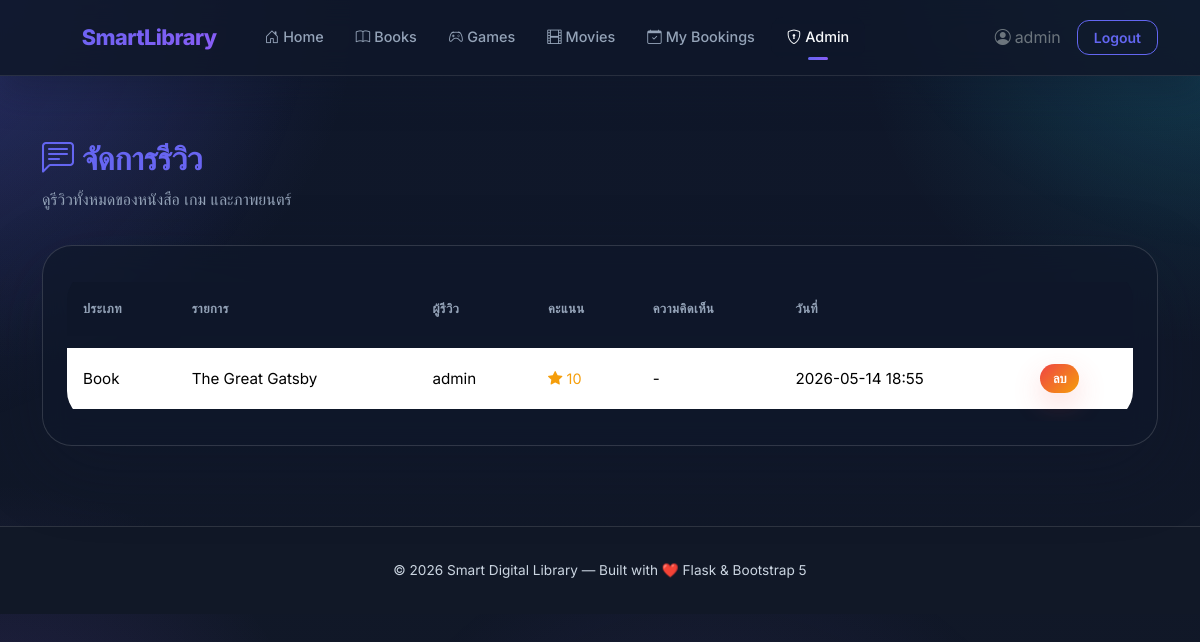
/admin/reviews (signed in), run on the app's committed database.
### tables this page shows
CREATE TABLE reviews (
    id INTEGER PRIMARY KEY AUTOINCREMENT,
    user_id INTEGER,
    item_type TEXT,
    item_id INTEGER,
    rating INTEGER,
    comment TEXT,
    created_at DATETIME DEFAULT CURRENT_TIMESTAMP
);

CREATE TABLE users (
            id INTEGER PRIMARY KEY AUTOINCREMENT,
            username TEXT UNIQUE NOT NULL,
            email TEXT UNIQUE NOT NULL,
            password_hash TEXT NOT NULL,
            role TEXT NOT NULL DEFAULT 'user',
            created_at DATETIME DEFAULT CURRENT_TIMESTAMP
        );

### blueprints/admin.py (the view)
@admin_bp.route('/reviews')
@admin_required
def manage_reviews():
    db = get_db()
    reviews = db.execute('''
        SELECT r.*, u.username,
               CASE r.item_type
                    WHEN 'book' THEN b.title
                    WHEN 'game' THEN g.name
                    WHEN 'movie' THEN m.title
               END AS item_title
        FROM reviews r
        JOIN users u ON u.id = r.user_id
        LEFT JOIN books b ON r.item_type = 'book' AND r.item_id = b.id
        LEFT JOIN games g ON r.item_type = 'game' AND r.item_id = g.id
        LEFT JOIN movies m ON r.item_type = 'movie' AND r.item_id = m.id
        ORDER BY r.created_at DESC
    ''').fetchall()
    return render_template('admin/reviews.html', reviews=reviews)

### blueprints/admin.py (called while the page is built)
def get_db():
    if 'db' not in g:
        from flask import current_app
        g.db = sqlite3.connect(current_app.config['DATABASE'])
        g.db.row_factory = sqlite3.Row
        g.db.execute("PRAGMA foreign_keys = ON")
    return g.db

def admin_required(f):
    from functools import wraps
    @wraps(f)
    def decorated(*args, **kwargs):
        if 'user_id' not in session or session.get('role') != 'admin':
            flash('คุณไม่มีสิทธิ์เข้าถึง', 'danger')
            return redirect(url_for('auth.login'))
        return f(*args, **kwargs)
    return decorated

### templates/admin/reviews.html (shortened to what this page needs)
{% extends "base.html" %}
{% block content %}
<div class="page-header">
    <h1><i class="bi bi-chat-left-text me-2"></i>จัดการรีวิว</h1>
    <p>ดูรีวิวทั้งหมดของหนังสือ เกม และภาพยนตร์</p>
</div>
<div class="glass-card">
    <div class="table-responsive">
        <table class="table table-custom mb-0">
            <thead>
                <tr>
                    <th>ประเภท</th>
                    <th>รายการ</th>
                    <th>ผู้รีวิว</th>
                    <th>คะแนน</th>
                    <th>ความคิดเห็น</th>
                    <th>วันที่</th>
                    <th></th>
                </tr>
            </thead>
            <tbody>
                {% for review in reviews %}
                <tr>
                    <td>{{ review.item_type|capitalize }}</td>
                    <td>{{ review.item_title or 'ไม่พบรายการ' }}</td>
                    <td>{{ review.username }}</td>
                    <td><span class="rating"><i class="bi bi-star-fill"></i> {{ review.rating }}</span></td>
                    <td>{{ review.comment or '-' }}</td>
                    <td>{{ review.created_at[:16] }}</td>
                    <td>
                        <form method="POST" action="{{ url_for('admin.delete_review', review_id=review.id) }}">
                            <button type="submit" class="btn btn-danger-custom btn-sm-custom" onclick="return confirm('ลบรีวิวนี้หรือไม่?')">
                                ลบ
                            </button>
                        </form>
                    </td>
                </tr>
                {% else %}
                <tr>
                    <td colspan="7" class="text-center text-secondary py-4">ยังไม่มีรีวิวในระบบ</td>
                </tr>
                {% endfor %}
            </tbody>
        </table>
    </div>
</div>
{% endblock %}

### static/css/style.css (style rules this page uses)
:root { --bg-primary: #0F172A; --bg-secondary: #111827; --bg-card: rgba(15, 23, 42, 0.82); --bg-card-hover: rgba(30, 41, 59, 0.92); --bg-glass: rgba(15, 23, 42, 0.45); --border-glass: rgba(255, 255, 255, 0.12); --text-primary: #F8FAFC; --text-secondary: #94A3B8; --text-muted: #CBD5E1; --accent-primary: #6366F1; --accent-secondary: #8B5CF6; --accent-cyan: #22D3EE; --accent-success: #10B981; --accent-warning: #F59E0B; --accent-danger: #EF4444; --accent-info: #38BDF8; --gradient-primary: linear-gradient(135deg, #6366F1 0%, #8B5CF6 100%); --gradient-secondary: linear-gradient(135deg, #22D3EE 0%, #8B5CF6 100%); --gradient-warm: linear-gradient(135deg, #A78BFA 0%, #7C3AED 100%); --gradient-sunset: linear-gradient(135deg, #F59E0B 0%, #EF4444 100%); --gradient-bg: radial-gradient(circle at top left, rgba(99, 102, 241, 0.2), transparent 25%), radial-gradient(circle at top right, rgba(34, 211, 238, 0.15), transparent 24%), radial-gradient(circle at bottom left, rgba(139, 92, 246, 0.16), transparent 22%), linear-gradient(180deg, #0F172A 0%, #111827 100%); --shadow-sm: 0 8px 24px rgba(15, 23, 42, 0.3); --shadow-md: 0 12px 30px rgba(15, 23, 42, 0.35); --shadow-lg: 0 20px 60px rgba(15, 23, 42, 0.45); --shadow-glow: 0 0 40px rgba(99, 102, 241, 0.22); --radius-sm: 12px; --radius-md: 18px; --radius-lg: 24px; --radius-xl: 30px; --transition: all 0.3s ease; }
* { margin: 0; padding: 0; box-sizing: border-box; }
body { font-family: 'Inter', -apple-system, BlinkMacSystemFont, sans-serif; background: var(--gradient-bg); color: var(--text-primary); min-height: 100vh; overflow-x: hidden; line-height: 1.7; }
body::before { content: ''; position: fixed; top: -40%; left: -40%; width: 180%; height: 180%; background: radial-gradient(circle at 15% 20%, rgba(99, 102, 241, 0.18), transparent 22%), radial-gradient(circle at 80% 10%, rgba(34, 211, 238, 0.14), transparent 20%), radial-gradient(circle at 55% 85%, rgba(139, 92, 246, 0.12), transparent 22%); animation: bgFloat 24s ease-in-out infinite; z-index: -1; pointer-events: none; }
.page-header { padding: 2rem 0 1rem; }
.page-header h1 { font-weight: 800; font-size: 2rem; background: var(--gradient-primary); -webkit-background-clip: text; -webkit-text-fill-color: transparent; background-clip: text; }
.page-header p { color: var(--text-secondary); font-size: 1rem; }
.glass-card { background: rgba(15, 23, 42, 0.70); border: 1px solid rgba(255, 255, 255, 0.14); backdrop-filter: blur(14px); -webkit-backdrop-filter: blur(14px); border-radius: var(--radius-xl); padding: 1.5rem; transition: all 0.3s ease; position: relative; overflow: hidden; box-shadow: 0 24px 70px rgba(15, 23, 42, 0.28); }
.glass-card::before { content: ''; position: absolute; top: 0; left: 0; right: 0; height: 2px; background: linear-gradient(90deg, rgba(99, 102, 241, 0.85), rgba(139, 92, 246, 0.6)); opacity: 0; transition: var(--transition); }
.btn-danger-custom { background: linear-gradient(135deg, #EF4444 0%, #F59E0B 100%); border: none; color: white; font-weight: 700; padding: 0.7rem 1.6rem; border-radius: calc(var(--radius-sm) * 1.2); transition: all 0.3s ease; font-size: 0.95rem; box-shadow: 0 12px 30px rgba(239, 68, 68, 0.2); }
.btn-sm-custom { padding: 0.3rem 0.8rem; font-size: 0.8rem; }
.table-custom { color: var(--text-primary); font-size: 0.95rem; border-collapse: separate; border-spacing: 0 0.8rem; }
.table-custom thead th { background: rgba(15, 23, 42, 0.9); color: var(--text-secondary); font-weight: 700; font-size: 0.8rem; text-transform: uppercase; letter-spacing: 0.5px; border: none; padding: 1rem 1rem; }
.table-custom tbody tr { background: rgba(15, 23, 42, 0.8); border: 1px solid rgba(255, 255, 255, 0.08); border-radius: var(--radius-md); }
.table-custom tbody td { border: none; padding: 1rem 1rem; vertical-align: middle; }
.table-responsive { overflow: hidden; border-radius: var(--radius-xl); }
.rating { color: var(--accent-warning); font-size: 0.9rem; }
.animate-in { animation: fadeInUp 0.5s ease forwards; }

### data on the page
reviews: item_type "Book", item_title "The Great Gatsby", username "admin", rating "10", comment "-", created_at "2026-05-14 18:55"

### other printed values
{{ current_user.username }} "admin"
